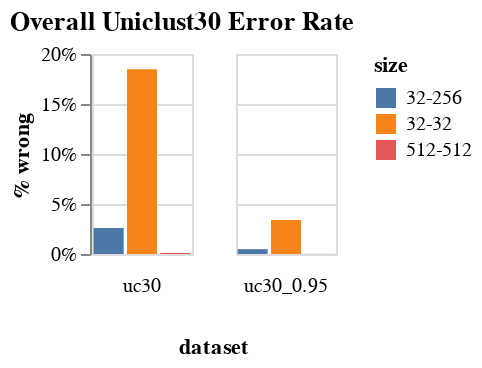

The code cell stored with this chart in its notebook:
### Code cell
c = alt.Chart(agg_data, title = "Overall Uniclust30 Error Rate").mark_bar().encode(
    x = alt.X("size", axis = None),
    y = alt.Y("% wrong", axis = alt.Axis(format = "%")),
    column = alt.Column("dataset", header = alt.Header(orient = "bottom")),
    color = "size"
).properties(
    width = 50,
    height = 100
)
save(c, "uniclust30_overall_accuracy.pdf")
c

### Figure 1 — Vega-Lite specification as saved in the notebook (floating-point values rounded to 4 significant figures)
{"config": {"view": {"continuousWidth": 400, "continuousHeight": 300}}, "data": {"name": "data-2e8cf7babb7d9b2a8f41dab451f8de73"}, "mark": "bar", "encoding": {"color": {"type": "nominal", "field": "size"}, "column": {"type": "nominal", "field": "dataset", "header": {"orient": "bottom"}}, "x": {"type": "nominal", "axis": null, "field": "size"}, "y": {"type": "quantitative", "axis": {"format": "%"}, "field": "% wrong"}}, "height": 100, "title": "Overall Uniclust30 Error Rate", "width": 50, "$schema": "https://vega.github.io/schema/vega-lite/v4.8.1.json", "datasets": {"data-2e8cf7babb7d9b2a8f41dab451f8de73": [{"dataset": "uc30", "size": "32-256", "count": 7000, "wrong": 182, "% wrong": 0.026}, {"dataset": "uc30", "size": "32-32", "count": 7000, "wrong": 1294, "% wrong": 0.1849}, {"dataset": "uc30", "size": "512-512", "count": 7000, "wrong": 7, "% wrong": 0.001}, {"dataset": "uc30_0.95", "size": "32-256", "count": 7000, "wrong": 34, "% wrong": 0.004857}, {"dataset": "uc30_0.95", "size": "32-32", "count": 7000, "wrong": 238, "% wrong": 0.034}, {"dataset": "uc30_0.95", "size": "512-512", "count": 7000, "wrong": 1, "% wrong": 0.0001429}]}}
